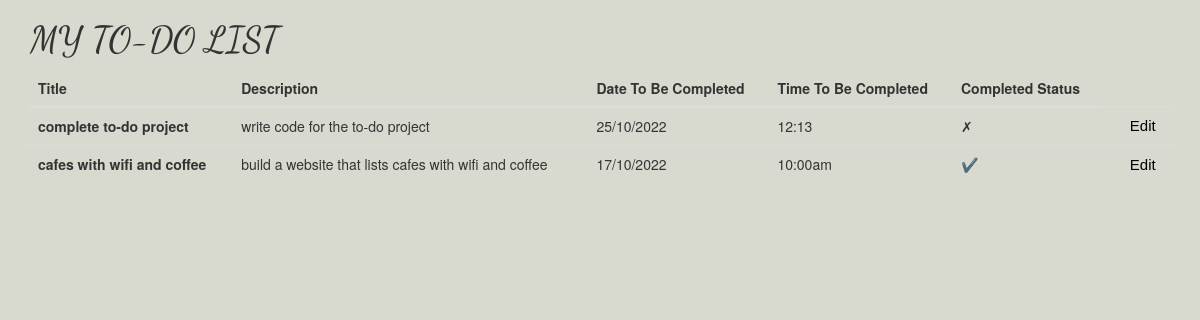
The page /mytodos on the database its author committed.
### main.py (models this page shows)
class Todo(db.Model):
    id = db.Column(db.Integer, primary_key=True)
    Title = db.Column(db.String(80), unique=True, nullable=False)
    Description = db.Column(db.String(120), nullable=False)
    Date = db.Column(db.String(120), nullable=False)
    Time = db.Column(db.String(120), nullable=False)
    Completed = db.Column(db.String(120), nullable=False)

### main.py (the view)
@app.route("/mytodos")
def my_to_dos():
    my_todos = Todo.query.all()
    return render_template("todolist.html", todos=my_todos)

### templates/todolist.html (shortened to what this page needs)
{% extends 'bootstrap/base.html' %}
{% block styles %}
{{super()}}
<link rel="stylesheet" href="{{ url_for('static', filename='css/styles.css') }}">
{%endblock%}
{% block content %}
<div class="container">
    <div class="row">
        <div class="col-sm-12">
            <h1>MY TO-DO LIST</h1>
            <table class="table">
                <thead>
                <tr>
                    <th scope="col">Title</th>
                    <th scope="col">Description</th>
                    <th scope="col">Date To Be Completed</th>
                    <th scope="col">Time To Be Completed</th>
                    <th scope="col">Completed Status</th>
                </tr>
                </thead>
                <tbody>
                {%for to in todos%}
                <tr>
                    <th scope="row">{{to.Title }}</th>
                    <td>{{to.Description }}</td>
                    <td>{{to.Date}}</td>
                    <td>{{to.Time}}</td>
                    <td>{{to.Completed}}</td>
                    <td><a class="edit" href="{{url_for('edit', id=to.id)}}">Edit</a></td>
                </tr>
                {%endfor%}
                </tbody>
            </table>
        </div>
    </div>
</div>
{%endblock%}

### static/css/styles.css (style rules this page uses)
body { background-color:#D8D9CF; }
a { margin-top:20px; margin-left:20px; font-family: 'Lobster Two', cursive; font-weight:50px; font-size:30px; }
h1 { font-family: 'Dancing Script', cursive; }
.edit { color:black; font-size:15px; font-family:Arial; }

### rows shown on the page
Todo: Title "complete to-do project", Description "write code for the to-do project", Date "25/10/2022", Time "12:13", Completed "✗"
Todo: Title "cafes with wifi and coffee", Description "build a website that lists cafes with wifi and coffee", Date "17/10/2022", Time "10:00am", Completed "✔️"
